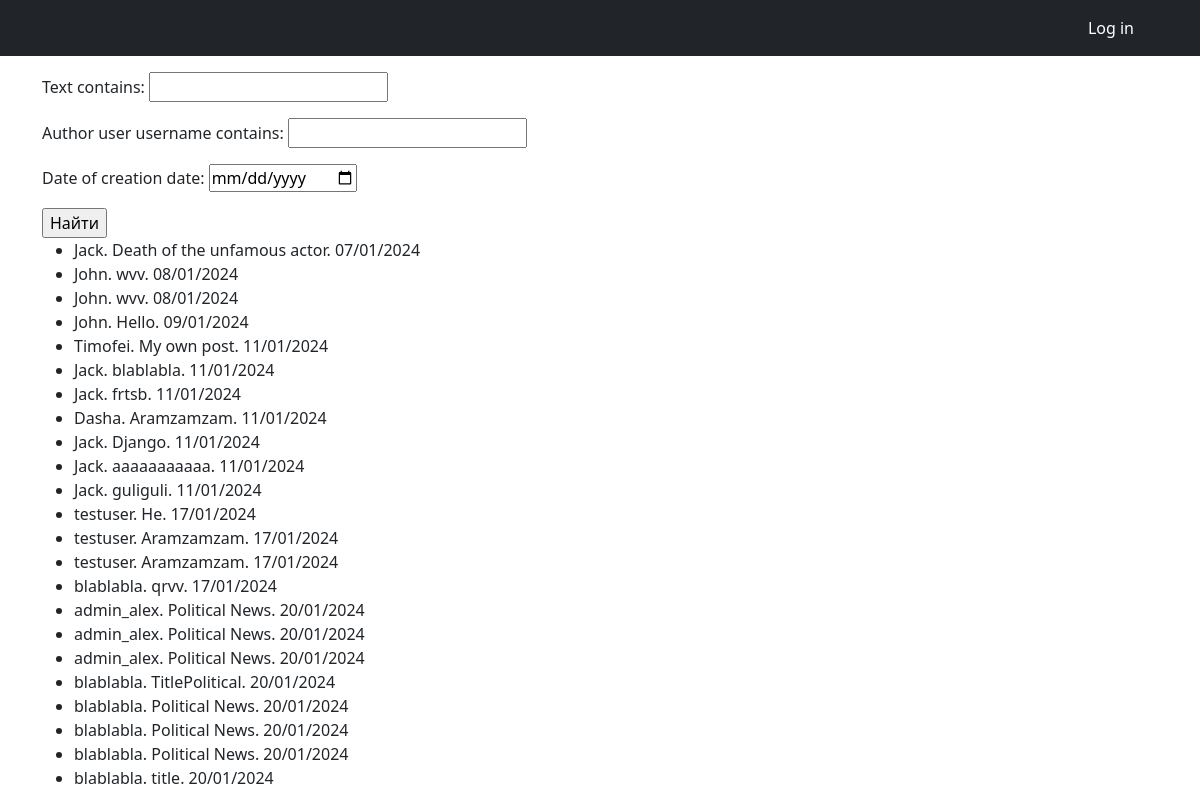
/newspaper/search/, run on an earlier commit of the app's database.
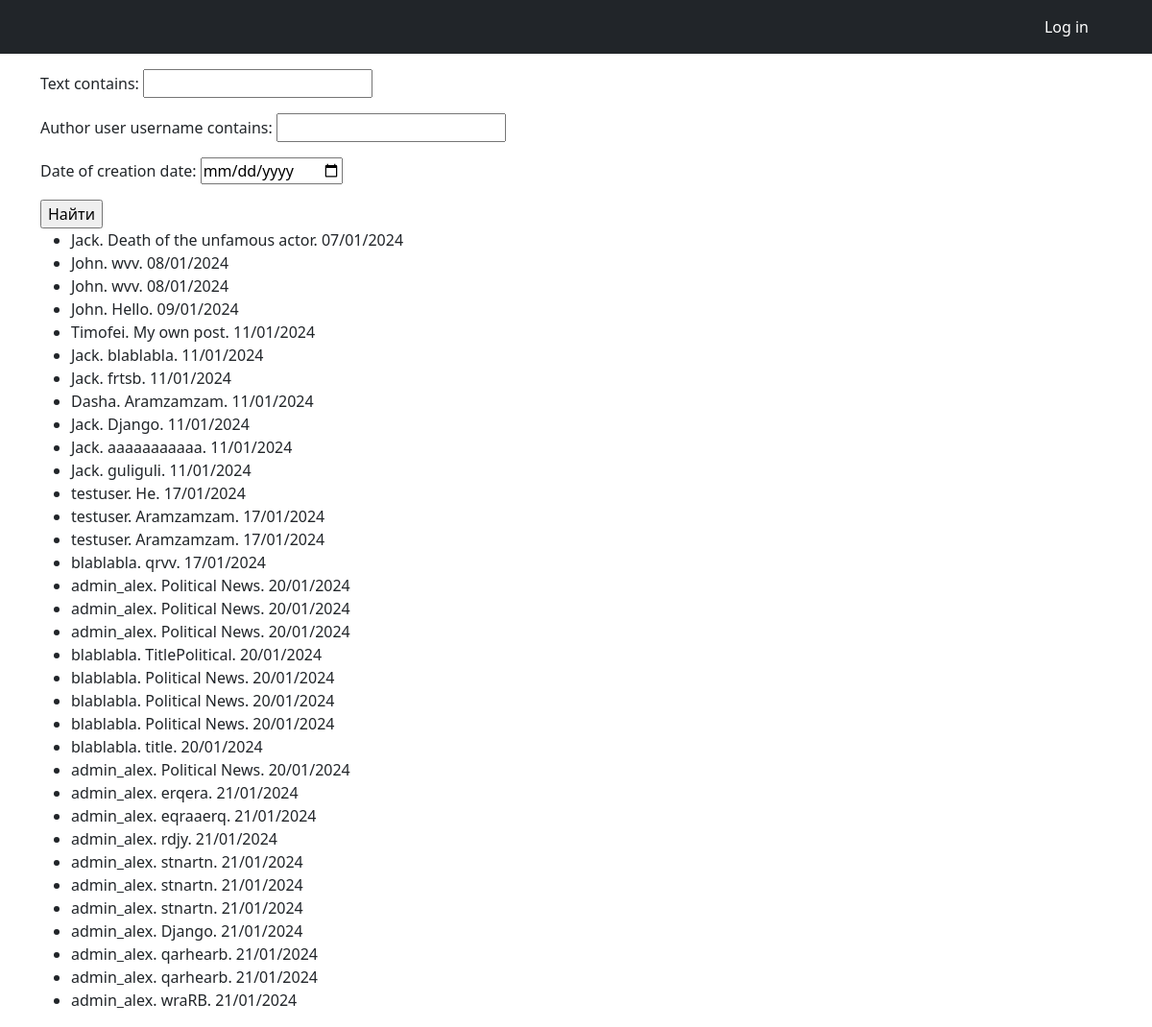
And on a later commit of the database.
### newsportal_app/models.py (models this page shows, shortened)
class Post(models.Model):
    author = models.ForeignKey(Author, on_delete=models.CASCADE)
    type = models.CharField(max_length=255, choices=TYPE_OF_POST, default=news)
    date_of_creation = models.DateTimeField(auto_now_add=True)
    category = models.ManyToManyField(Category, through='PostCategory')
    title = models.CharField(max_length=255)
    text = models.TextField()
    rating = models.IntegerField(default=0)

class Author(models.Model):
    user = models.OneToOneField(User, on_delete=models.CASCADE)
    rating = models.IntegerField(default=0)

### newsportal_app/views.py (the view)
# urls.py: path('search/', PostSearchView.as_view(), name='post_search'),
class PostSearchView(TemplateView):
    template_name = 'views/search.html'
    def get_context_data(self, **kwargs):
        context = super().get_context_data(**kwargs)
        context["filtered_list"] = PostSearchFilter(self.request.GET, Post.objects.all())
        return context

### templates/views/search.html
{% extends 'flatpages/default.html' %}
{% block content %}
<form action="" method="get" align="left">
    {{ filtered_list.form.as_p }}
    <input type="submit" value="Найти" />
</form>
<ul>
{% for el in filtered_list.qs %}
    <li align="left">{{ el.author.user.username }}. {{ el.title }}. {{ el.date_of_creation|date:"d/m/Y" }}</li>
{% endfor %}
</ul>
{% endblock content %}

### templates/flatpages/default.html (shortened to what this page needs)
<!DOCTYPE html>
<html lang="en">
    <head>
        {% load static %}
        <link href="{% static 'css/styles.css' %}" rel="stylesheet" />
    </head>
    <body>
        <nav class="navbar navbar-expand-lg navbar-dark bg-dark static-top">
            <div class="container">
                 <div class="collapse navbar-collapse" id="navbarSupportedContent">
                    <ul class="navbar-nav ms-auto mb-2 mb-lg-0">
                        {% if not request.user.is_authenticated %}
                        <li class="nav-item"><a class="nav-link active" aria-current="page" href="{% url 'account_login' %}">Log in</a></li>
                        {% endif %}
                        <li class="nav-item"><a class="nav-link active" aria-current="page" href="{% url 'main_page' %}">{{ request.user.username }}</a></li>
                    </ul>
                 </div>
            </div>
        </nav>
        <div class="container">
           <div class="row">
               <div class="col-lg-12 text-center">
                   {% block content %}{% endblock content %}
               </div>
           </div>
        </div>
    </body>
</html>

What changed in the data, as far as the page shows it:
added Post: author.user.username "admin_alex", title "Political News", date_of_creation "20/01/2024"
added Post: author.user.username "admin_alex", title "erqera", date_of_creation "21/01/2024"
added Post: author.user.username "admin_alex", title "eqraaerq", date_of_creation "21/01/2024"
added Post: author.user.username "admin_alex", title "rdjy", date_of_creation "21/01/2024"
added Post: author.user.username "admin_alex", title "stnartn", date_of_creation "21/01/2024"
added Post: author.user.username "admin_alex", title "stnartn", date_of_creation "21/01/2024"
added Post: author.user.username "admin_alex", title "stnartn", date_of_creation "21/01/2024"
added Post: author.user.username "admin_alex", title "Django", date_of_creation "21/01/2024"
added Post: author.user.username "admin_alex", title "qarhearb", date_of_creation "21/01/2024"
added Post: author.user.username "admin_alex", title "qarhearb", date_of_creation "21/01/2024"
added Post: author.user.username "admin_alex", title "wraRB", date_of_creation "21/01/2024"
